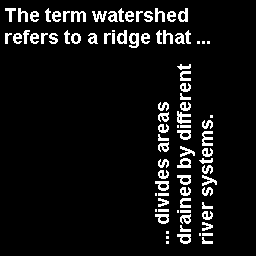
#> input picture DIP_LAB/Dataset/misc/text.png, 256 x 256 px, found by its file name
$ python lab-10-dilation.py
#> lines starting #> are read from the running program, lines starting #| are printed output that depends on the picture; after the words box and inside, x2 and y2 are one past the last pixel; in counts of white or black regions, pixels touching at a corner belong together
import numpy as np
from skimage.morphology import binary_dilation as bwdilate
import skimage.data as data
import skimage.exposure as ex
import matplotlib.pyplot as plt

#c = plt.imread('D:\\DIP_python\\Dataset\\misc\\morph_text.png')
c = plt.imread('D:\\Fourth Year First Semester\\DIP Lab\\DIP_Python\\Dataset\\misc\\text.png')
#> c: shape (256, 256) float32; values 0 (black) and 1 (white), 7.3% white in thin lines or dots, all inside (x1, y1, x2, y2) = (5, 8, 217, 244)
sel = np.ones((3,3))
c_01 = bwdilate(c,sel)
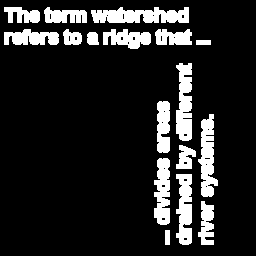
#> c_01: shape (256, 256) bool; 14.3% white; 17 white regions, largest, box (x1, y1, x2, y2) and area: (91, 7, 189, 23) 1173, (176, 63, 192, 141) 986, (198, 114, 218, 197) 977


plt.subplot(1,2,1)
plt.axis('off')
plt.title('Binary image')
plt.imshow(c, cmap='gray')

plt.subplot(1,2,2)
plt.axis('off')
plt.title('Dilation (Once) of the binary image')
plt.imshow(ex.rescale_intensity(c_01,out_range=(0.0,1.0)),cmap='gray')

plt.show()
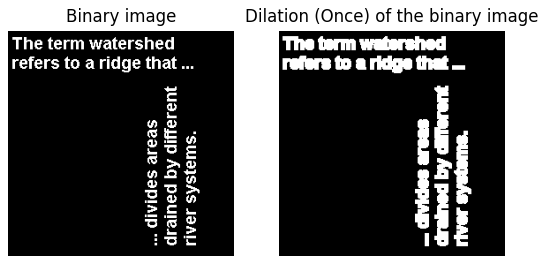
#> figure drawn by matplotlib, 2 panels
